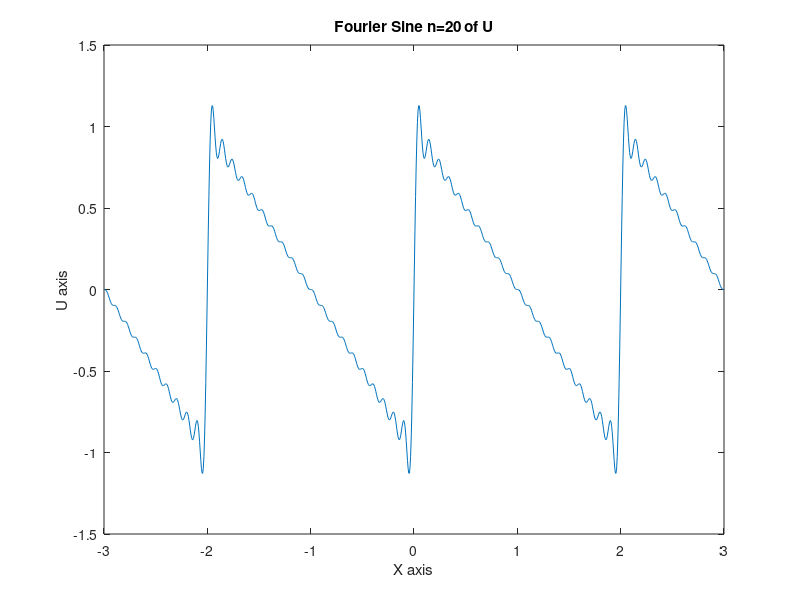
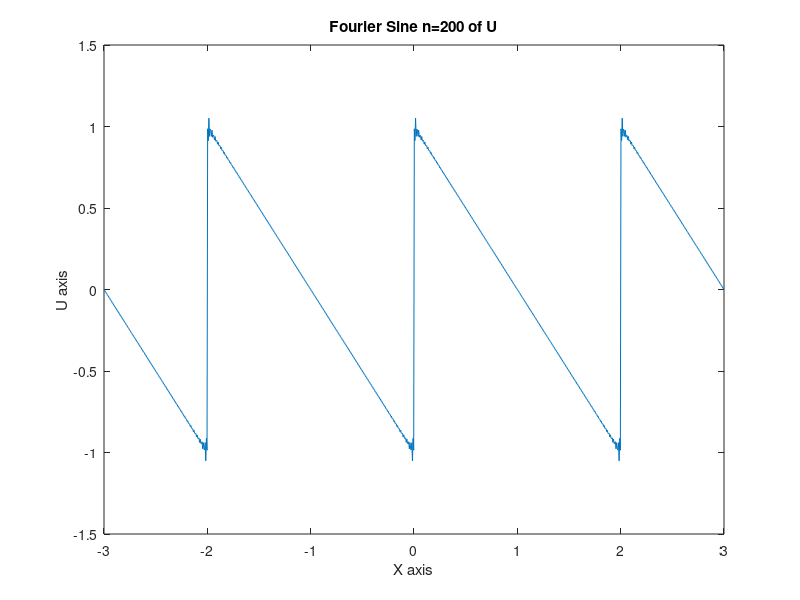

The MATLAB source for these figures, in order:
clc, clear

n=20;
k=200;
x1=linspace(-3,3,1000);
x2=linspace(-3,3,1000);
u1=zeros(1,length(x1));
u2=zeros(1,length(x2));
i=1;

while i<=n

    bn=2/(i*pi);
    u1=u1+bn*sin(i*pi*x1);
    i=i+1;

end

i=1;

while i<=k

    bn=2/(i*pi);
    u2=u2+bn*sin(i*pi*x2);
    i=i+1;

end
figure(1);

plot(x1,u1)
title("Fourier Sine n=20 of U")
xlabel("X axis")
ylabel("U axis")

figure(2);

plot(x2,u2)
title("Fourier Sine n=200 of U")
xlabel("X axis")
ylabel("U axis")
